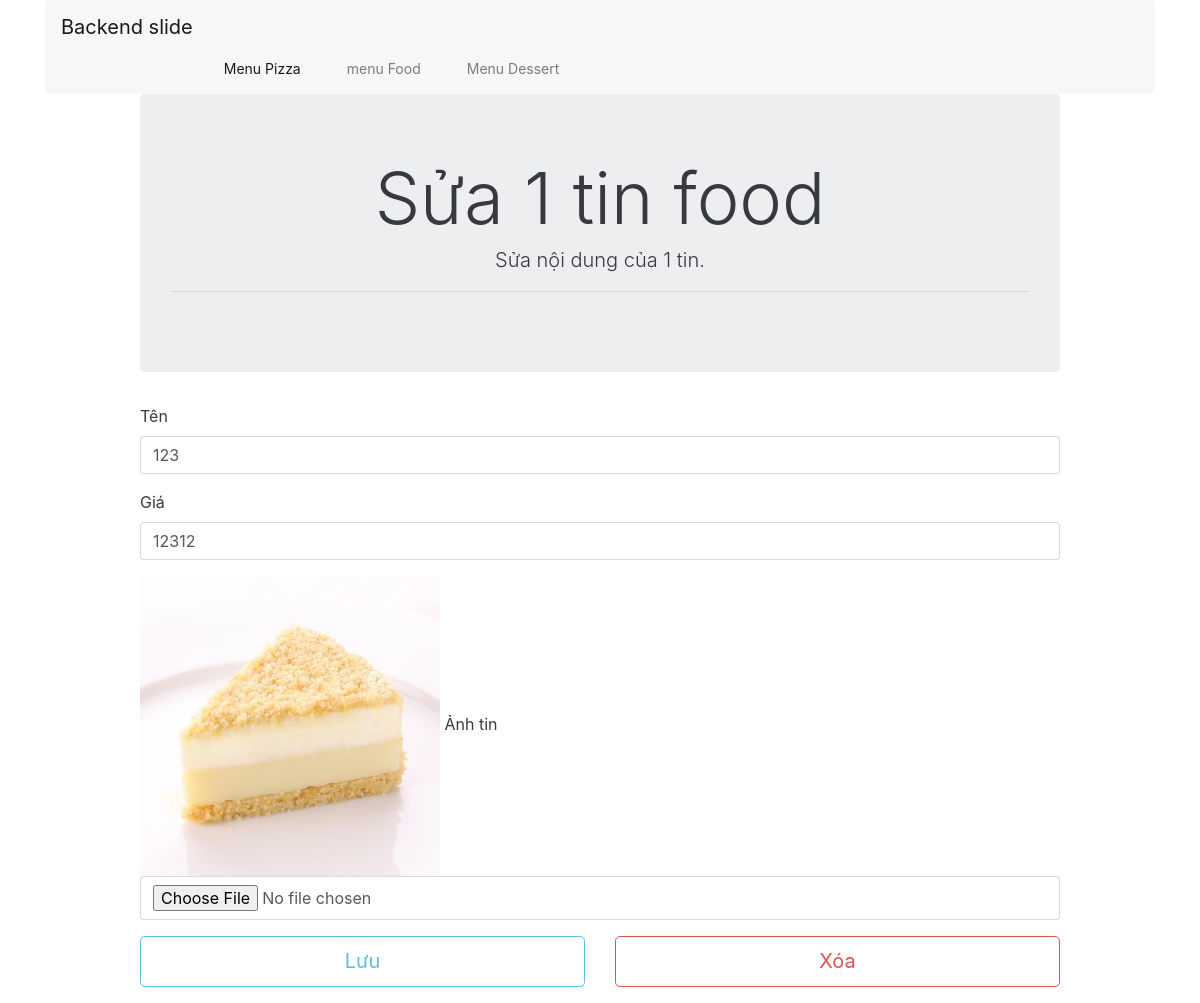
Page /admin/suafood/1 on the committed database.
### tables this page shows
CREATE TABLE `food` (
  `id` int(11) NOT NULL,
  `ten` varchar(255) NOT NULL,
  `gia` float NOT NULL,
  `anhfood` text NOT NULL
);

### application/controllers/admin.php (called while the page is built, shortened)
<?php
class admin extends CI_Controller {
    public function __construct()
    {
		$this->load->model('admin_model');
    }
    public function suafood($id)
	{
		$ketqua = $this->admin_model->getfoodById($id);
		$dulieu = array(
			'dulieusua'=> $ketqua,
			);
		$this->load->view('suafood', $dulieu, FALSE);
	}
}

### index.php (called while the page is built, shortened)
<?php
require_once BASEPATH.'core/CodeIgniter.php';

### application/models/admin_model.php (called while the page is built, shortened)
<?php if ( ! defined('BASEPATH')) exit('No direct script access allowed');
class admin_model extends CI_Model {
	public function getFoodById($id)
	{
		$this->db->select('*');
		$this->db->where('id', $id);
		$dl = $this->db->get('food');
		$dl =  $dl->result_array();
		return $dl;
	}
}

### application/views/suafood.php (the view, shortened to what this page needs)
<!DOCTYPE html>
<html lang="en">
<head>
	<link rel="stylesheet" href="<?= base_url() ?>/vendor/bootstrap.css">
	<link rel="stylesheet" href="<?= base_url() ?>/vendor/font-awesome.css">
 	<link rel="stylesheet" href="<?= base_url() ?>/1.css">
</head>
<body><div class="container">
<nav class="navbar navbar-light bg-faded">
          <div class="collapse navbar-toggleable-xs" id="exCollapsingNavbar2">
            <a class="navbar-brand" href="<?= base_url()?>admin/menuquanly">Backend slide</a>
            <ul class="nav navbar-nav">
              <li class="nav-item active">
                <a class="nav-link" href="<?= base_url() ?>admin/danhmucpizza">Menu Pizza <span class="sr-only">(current)</span></a>
              </li>
              <li class="nav-item">
                <a class="nav-link" href="<?= base_url() ?>admin/danhmucfood">menu Food</a>
              </li>
              <li class="nav-item">
                <a class="nav-link" href="<?= base_url() ?>admin/danhmucdessert">Menu Dessert</a>
              </li>
            </ul>
          </div>
        </nav>
    </div>
	<div class="container">
		<div class="row">
			<div class="col-sm-10 push-sm-1">
				<div class="jumbotron text-xs-center">
							<h1 class="display-3">Sửa 1 tin food</h1>
							<p class="lead">Sửa nội dung của 1 tin.</p>
							<hr class="m-y-md">
						</div>
					<div class="formthemmoi">
						<form action="<?= base_url(); ?>admin/updatefood" method="post" enctype="multipart/form-data">
                        <?php foreach ($dulieusua as $value): ?>
							<fieldset class="form-group">
								<label for="formGroupExampleInput">Tên</label>
								<input value="<?php echo $value['ten'] ?>" name="ten" type="text" class="form-control" id="formGroupExampleInput"  >
							</fieldset>
							<fieldset class="form-group">
								<label for="formGroupExampleInput">Giá</label>
								<input value="<?php echo $value['gia'] ?>" name="gia" type="text" class="form-control" id="formGroupExampleInput"  >
							</fieldset>
							<fieldset class="form-group">
							<img src="<?php echo $value['anhfood'] ?>" alt="" class="img-fluid">
								<label for="formGroupExampleInput">Ảnh tin</label>
 								<input name="anhfood" type="file" class="form-control" placeholder="Ảnh food ">
							</fieldset>
							<fieldset class="form-group">
							<div class="row">
								<div class="col-sm-6">
								<input type="submit" class="btn btn-outline-info btn-block btn-lg" value="Lưu ">
								</div>
								<div class="col-sm-6">
								<a href="<?= base_url(); ?>admin/xoatin/<?php echo $value['id'] ?>" class="btn btn-outline-danger btn-block btn-lg"  >
								Xóa
								</a>
								</div>
							</div>
							</fieldset>
							<?php endforeach ?>
						</form>
					</div>
			</div>
		</div>
	</div>
</body>
</html>

### 1.css (style rules this page uses)
a.nav-link { color: #777; font-size: 14px; margin-top: 43px; padding: 0 15px; }
* { margin: 0; padding: 0; }

### rows in the picture
food: ten "123", gia "12312", anhfood (picture)
